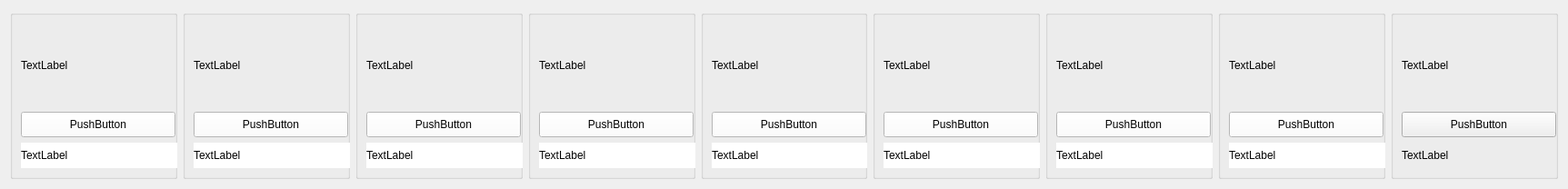
   <widget class="QWidget" name="scrollAreaWidgetContents_4">
    <property name="geometry">
     <rect>
      <x>0</x>
      <y>0</y>
      <width>1725</width>
      <height>208</height>
     </rect>
    </property>
    <layout class="QHBoxLayout" name="horizontalLayout_4">
     <item>
      <widget class="QGroupBox" name="groupBox_28">
       <property name="minimumSize">
        <size>
         <width>183</width>
         <height>100</height>
        </size>
       </property>
       <property name="title">
        <string/>
       </property>
       <layout class="QVBoxLayout" name="verticalLayout_31">
        <item>
         <widget class="QLabel" name="Hello_Product_image_1">
          <property name="minimumSize">
           <size>
            <width>183</width>
            <height>92</height>
           </size>
          </property>
          <property name="text">
           <string>TextLabel</string>
          </property>
         </widget>
        </item>
        <item>
         <widget class="QPushButton" name="Hello_Product_Name_1">
          <property name="minimumSize">
           <size>
            <width>170</width>
            <height>28</height>
           </size>
          </property>
          <property name="styleSheet">
           <string notr="true">background-color: rgb(255, 255, 255)</string>
          </property>
          <property name="text">
           <string>PushButton</string>
          </property>
         </widget>
        </item>
        <item>
         <widget class="QLabel" name="Hello_Product_Price_1">
          <property name="minimumSize">
           <size>
            <width>183</width>
            <height>28</height>
           </size>
          </property>
          <property name="styleSheet">
           <string notr="true">background-color: rgb(255, 255, 255)</string>
          </property>
          <property name="text">
           <string>TextLabel</string>
          </property>
         </widget>
        </item>
       </layout>
      </widget>
     </item>
     <item>
      <widget class="QGroupBox" name="groupBox_29">
       <property name="minimumSize">
        <size>
         <width>183</width>
         <height>100</height>
        </size>
       </property>
       <property name="title">
        <string/>
       </property>
       <layout class="QVBoxLayout" name="verticalLayout_32">
        <item>
         <widget class="QLabel" name="Hello_Product_image_2">
          <property name="minimumSize">
           <size>
            <width>183</width>
            <height>92</height>
           </size>
          </property>
          <property name="text">
           <string>TextLabel</string>
          </property>
         </widget>
        </item>
        <item>
         <widget class="QPushButton" name="Hello_Product_Name_2">
          <property name="minimumSize">
           <size>
            <width>170</width>
            <height>28</height>
           </size>
          </property>
          <property name="styleSheet">
           <string notr="true">background-color: rgb(255, 255, 255)</string>
          </property>
          <property name="text">
           <string>PushButton</string>
          </property>
         </widget>
        </item>
        <item>
         <widget class="QLabel" name="Hello_Product_Price_2">
          <property name="minimumSize">
           <size>
            <width>183</width>
            <height>28</height>
           </size>
          </property>
          <property name="styleSheet">
           <string notr="true">background-color: rgb(255, 255, 255)</string>
          </property>
          <property name="text">
           <string>TextLabel</string>
          </property>
         </widget>
        </item>
       </layout>
      </widget>
     </item>
     <item>
      <widget class="QGroupBox" name="groupBox_30">
       <property name="minimumSize">
        <size>
         <width>183</width>
         <height>100</height>
        </size>
       </property>
       <property name="title">
        <string/>
       </property>
       <layout class="QVBoxLayout" name="verticalLayout_33">
        <item>
         <widget class="QLabel" name="Hello_Product_image_3">
          <property name="minimumSize">
           <size>
            <width>183</width>
            <height>92</height>
           </size>
          </property>
          <property name="text">
           <string>TextLabel</string>
          </property>
         </widget>
        </item>
        <item>
         <widget class="QPushButton" name="Hello_Product_Name_3">
          <property name="minimumSize">
           <size>
            <width>170</width>
            <height>28</height>
           </size>
          </property>
          <property name="styleSheet">
           <string notr="true">background-color: rgb(255, 255, 255)</string>
          </property>
          <property name="text">
           <string>PushButton</string>
          </property>
         </widget>
        </item>
        <item>
         <widget class="QLabel" name="Hello_Product_Price_3">
          <property name="minimumSize">
           <size>
            <width>183</width>
            <height>28</height>
           </size>
          </property>
          <property name="styleSheet">
           <string notr="true">background-color: rgb(255, 255, 255)</string>
          </property>
          <property name="text">
           <string>TextLabel</string>
          </property>
         </widget>
        </item>
       </layout>
      </widget>
     </item>
     <item>
      <widget class="QGroupBox" name="groupBox_31">
       <property name="minimumSize">
        <size>
         <width>183</width>
         <height>100</height>
        </size>
       </property>
       <property name="title">
        <string/>
       </property>
       <layout class="QVBoxLayout" name="verticalLayout_34">
        <item>
         <widget class="QLabel" name="Hello_Product_image_4">
          <property name="minimumSize">
           <size>
            <width>183</width>
            <height>92</height>
           </size>
          </property>
          <property name="text">
           <string>TextLabel</string>
          </property>
         </widget>
        </item>
        <item>
         <widget class="QPushButton" name="Hello_Product_Name_4">
          <property name="minimumSize">
           <size>
            <width>170</width>
            <height>28</height>
           </size>
          </property>
          <property name="styleSheet">
           <string notr="true">background-color: rgb(255, 255, 255)</string>
          </property>
          <property name="text">
           <string>PushButton</string>
          </property>
         </widget>
        </item>
        <item>
         <widget class="QLabel" name="Hello_Product_Price_4">
          <property name="minimumSize">
           <size>
            <width>183</width>
            <height>28</height>
           </size>
          </property>
          <property name="styleSheet">
           <string notr="true">background-color: rgb(255, 255, 255)</string>
          </property>
          <property name="text">
           <string>TextLabel</string>
          </property>
         </widget>
        </item>
       </layout>
      </widget>
     </item>
     <item>
      <widget class="QGroupBox" name="groupBox_32">
       <property name="minimumSize">
        <size>
         <width>183</width>
         <height>100</height>
        </size>
       </property>
       <property name="title">
        <string/>
       </property>
       <layout class="QVBoxLayout" name="verticalLayout_35">
        <item>
         <widget class="QLabel" name="Hello_Product_image_5">
          <property name="minimumSize">
           <size>
            <width>183</width>
            <height>92</height>
           </size>
          </property>
          <property name="text">
           <string>TextLabel</string>
          </property>
         </widget>
        </item>
        <item>
         <widget class="QPushButton" name="Hello_Product_Name_5">
          <property name="minimumSize">
           <size>
            <width>170</width>
            <height>28</height>
           </size>
          </property>
          <property name="styleSheet">
           <string notr="true">background-color: rgb(255, 255, 255)</string>
          </property>
          <property name="text">
           <string>PushButton</string>
          </property>
         </widget>
        </item>
        <item>
         <widget class="QLabel" name="Hello_Product_Price_5">
          <property name="minimumSize">
           <size>
            <width>183</width>
            <height>28</height>
           </size>
          </property>
          <property name="styleSheet">
           <string notr="true">background-color: rgb(255, 255, 255)</string>
          </property>
          <property name="text">
           <string>TextLabel</string>
          </property>
         </widget>
        </item>
       </layout>
      </widget>
     </item>
     <item>
      <widget class="QGroupBox" name="groupBox_33">
       <property name="minimumSize">
        <size>
         <width>183</width>
         <height>100</height>
        </size>
       </property>
       <property name="title">
        <string/>
       </property>
       <layout class="QVBoxLayout" name="verticalLayout_36">
        <item>
         <widget class="QLabel" name="Hello_Product_image_6">
          <property name="minimumSize">
           <size>
            <width>183</width>
            <height>92</height>
           </size>
          </property>
          <property name="text">
           <string>TextLabel</string>
          </property>
         </widget>
        </item>
        <item>
         <widget class="QPushButton" name="Hello_Product_Name_6">
          <property name="minimumSize">
           <size>
            <width>170</width>
            <height>28</height>
           </size>
          </property>
          <property name="styleSheet">
           <string notr="true">background-color: rgb(255, 255, 255)</string>
          </property>
          <property name="text">
           <string>PushButton</string>
          </property>
         </widget>
        </item>
        <item>
         <widget class="QLabel" name="Hello_Product_Price_6">
          <property name="minimumSize">
           <size>
            <width>183</width>
            <height>28</height>
           </size>
          </property>
          <property name="styleSheet">
           <string notr="true">background-color: rgb(255, 255, 255)</string>
          </property>
          <property name="text">
           <string>TextLabel</string>
          </property>
         </widget>
        </item>
       </layout>
      </widget>
     </item>
     <item>
      <widget class="QGroupBox" name="groupBox_34">
       <property name="minimumSize">
        <size>
         <width>183</width>
         <height>100</height>
        </size>
       </property>
       <property name="title">
        <string/>
       </property>
       <layout class="QVBoxLayout" name="verticalLayout_37">
        <item>
         <widget class="QLabel" name="Hello_Product_image_7">
          <property name="minimumSize">
           <size>
            <width>183</width>
            <height>92</height>
           </size>
          </property>
          <property name="text">
           <string>TextLabel</string>
          </property>
         </widget>
        </item>
        <item>
         <widget class="QPushButton" name="Hello_Product_Name_7">
          <property name="minimumSize">
           <size>
            <width>170</width>
            <height>28</height>
           </size>
          </property>
          <property name="styleSheet">
           <string notr="true">background-color: rgb(255, 255, 255)</string>
          </property>
          <property name="text">
           <string>PushButton</string>
          </property>
         </widget>
        </item>
        <item>
         <widget class="QLabel" name="Hello_Product_Price_7">
          <property name="minimumSize">
           <size>
            <width>183</width>
            <height>28</height>
           </size>
          </property>
          <property name="styleSheet">
           <string notr="true">background-color: rgb(255, 255, 255)</string>
          </property>
          <property name="text">
           <string>TextLabel</string>
          </property>
         </widget>
        </item>
       </layout>
      </widget>
     </item>
     <item>
      <widget class="QGroupBox" name="groupBox_35">
       <property name="minimumSize">
        <size>
         <width>183</width>
         <height>100</height>
        </size>
       </property>
       <property name="title">
        <string/>
       </property>
       <layout class="QVBoxLayout" name="verticalLayout_38">
        <item>
         <widget class="QLabel" name="Hello_Product_image_8">
          <property name="minimumSize">
           <size>
            <width>183</width>
            <height>92</height>
           </size>
          </property>
          <property name="text">
           <string>TextLabel</string>
          </property>
         </widget>
        </item>
        <item>
         <widget class="QPushButton" name="Hello_Product_Name_8">
          <property name="minimumSize">
           <size>
            <width>170</width>
            <height>28</height>
           </size>
          </property>
          <property name="styleSheet">
           <string notr="true">background-color: rgb(255, 255, 255)</string>
          </property>
          <property name="text">
           <string>PushButton</string>
          </property>
         </widget>
        </item>
        <item>
         <widget class="QLabel" name="Hello_Product_Price_8">
          <property name="minimumSize">
           <size>
            <width>183</width>
            <height>28</height>
           </size>
          </property>
          <property name="styleSheet">
           <string notr="true">background-color: rgb(255, 255, 255)</string>
          </property>
          <property name="text">
           <string>TextLabel</string>
          </property>
         </widget>
        </item>
       </layout>
      </widget>
     </item>
     <item>
      <widget class="QGroupBox" name="groupBox_36">
       <property name="minimumSize">
        <size>
         <width>183</width>
         <height>100</height>
        </size>
       </property>
       <property name="title">
        <string/>
       </property>
       <layout class="QVBoxLayout" name="verticalLayout_39">
        <item>
         <widget class="QLabel" name="Hello_Product_image_9">
          <property name="minimumSize">
           <size>
            <width>183</width>
            <height>92</height>
           </size>
          </property>
          <property name="text">
           <string>TextLabel</string>
          </property>
         </widget>
        </item>
        <item>
         <widget class="QPushButton" name="Hello_Product_Name_9">
          <property name="minimumSize">
           <size>
            <width>170</width>
            <height>28</height>
           </size>
          </property>
          <property name="text">
           <string>PushButton</string>
          </property>
         </widget>
        </item>
        <item>
         <widget class="QLabel" name="Hello_Product_Price_9">
          <property name="minimumSize">
           <size>
            <width>183</width>
            <height>28</height>
           </size>
          </property>
          <property name="text">
           <string>TextLabel</string>
          </property>
         </widget>
        </item>
       </layout>
      </widget>
     </item>
    </layout>
   </widget>
